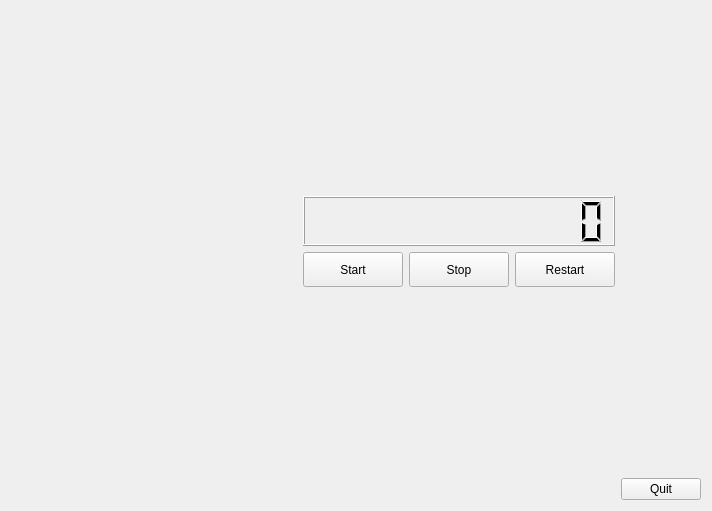
<?xml version="1.0" encoding="UTF-8"?>
<ui version="4.0">
 <class>MyForm</class>
 <widget class="QWidget" name="MyForm">
  <property name="geometry">
   <rect>
    <x>0</x>
    <y>0</y>
    <width>712</width>
    <height>511</height>
   </rect>
  </property>
  <property name="cursor">
   <cursorShape>ArrowCursor</cursorShape>
  </property>
  <property name="windowTitle">
   <string>Cronòmetre</string>
  </property>
  <property name="accessibleName">
   <string/>
  </property>
  <property name="styleSheet">
   <string notr="true"/>
  </property>
  <layout class="QVBoxLayout" name="verticalLayout_3">
   <item>
    <layout class="QVBoxLayout" name="verticalLayout_2">
     <item>
      <spacer name="verticalSpacer">
       <property name="orientation">
        <enum>Qt::Vertical</enum>
       </property>
       <property name="sizeHint" stdset="0">
        <size>
         <width>20</width>
         <height>40</height>
        </size>
       </property>
      </spacer>
     </item>
     <item>
      <layout class="QHBoxLayout" name="horizontalLayout_3">
       <item>
        <spacer name="horizontalSpacer_2">
         <property name="orientation">
          <enum>Qt::Horizontal</enum>
         </property>
         <property name="sizeHint" stdset="0">
          <size>
           <width>28</width>
           <height>20</height>
          </size>
         </property>
        </spacer>
       </item>
       <item>
        <layout class="QHBoxLayout" name="horizontalLayout_2">
         <item>
          <widget class="QLabel" name="label">
           <property name="minimumSize">
            <size>
             <width>160</width>
             <height>50</height>
            </size>
           </property>
           <property name="font">
            <font>
             <pointsize>20</pointsize>
            </font>
           </property>
           <property name="text">
            <string/>
           </property>
          </widget>
         </item>
         <item>
          <spacer name="horizontalSpacer">
           <property name="orientation">
            <enum>Qt::Horizontal</enum>
           </property>
           <property name="sizeHint" stdset="0">
            <size>
             <width>40</width>
             <height>20</height>
            </size>
           </property>
          </spacer>
         </item>
         <item>
          <layout class="QVBoxLayout" name="verticalLayout">
           <item>
            <widget class="MyQLCDNumber" name="lcdNumber">
             <property name="minimumSize">
              <size>
               <width>300</width>
               <height>50</height>
              </size>
             </property>
             <property name="contextMenuPolicy">
              <enum>Qt::DefaultContextMenu</enum>
             </property>
             <property name="smallDecimalPoint">
              <bool>false</bool>
             </property>
             <property name="digitCount">
              <number>12</number>
             </property>
             <property name="mode">
              <enum>QLCDNumber::Hex</enum>
             </property>
             <property name="segmentStyle">
              <enum>QLCDNumber::Filled</enum>
             </property>
             <property name="value" stdset="0">
              <double>0.000000000000000</double>
             </property>
             <property name="intValue" stdset="0">
              <number>0</number>
             </property>
            </widget>
           </item>
           <item>
            <layout class="QHBoxLayout" name="horizontalLayout">
             <item>
              <widget class="QPushButton" name="pushButton">
               <property name="minimumSize">
                <size>
                 <width>100</width>
                 <height>35</height>
                </size>
               </property>
               <property name="text">
                <string>Start</string>
               </property>
              </widget>
             </item>
             <item>
              <widget class="QPushButton" name="pushButton_2">
               <property name="minimumSize">
                <size>
                 <width>100</width>
                 <height>35</height>
                </size>
               </property>
               <property name="text">
                <string>Stop</string>
               </property>
              </widget>
             </item>
             <item>
              <widget class="QPushButton" name="pushButton_3">
               <property name="minimumSize">
                <size>
                 <width>100</width>
                 <height>35</height>
                </size>
               </property>
               <property name="text">
                <string>Restart</string>
               </property>
              </widget>
             </item>
            </layout>
           </item>
          </layout>
         </item>
        </layout>
       </item>
       <item>
        <spacer name="horizontalSpacer_3">
         <property name="orientation">
          <enum>Qt::Horizontal</enum>
         </property>
         <property name="sizeHint" stdset="0">
          <size>
           <width>40</width>
           <height>20</height>
          </size>
         </property>
        </spacer>
       </item>
      </layout>
     </item>
     <item>
      <spacer name="verticalSpacer_2">
       <property name="orientation">
        <enum>Qt::Vertical</enum>
       </property>
       <property name="sizeHint" stdset="0">
        <size>
         <width>20</width>
         <height>40</height>
        </size>
       </property>
      </spacer>
     </item>
    </layout>
   </item>
   <item>
    <layout class="QHBoxLayout" name="horizontalLayout_4">
     <item>
      <spacer name="horizontalSpacer_4">
       <property name="orientation">
        <enum>Qt::Horizontal</enum>
       </property>
       <property name="sizeHint" stdset="0">
        <size>
         <width>40</width>
         <height>20</height>
        </size>
       </property>
      </spacer>
     </item>
     <item>
      <widget class="QPushButton" name="pushButton_4">
       <property name="minimumSize">
        <size>
         <width>75</width>
         <height>0</height>
        </size>
       </property>
       <property name="text">
        <string>Quit</string>
       </property>
      </widget>
     </item>
    </layout>
   </item>
  </layout>
 </widget>
 <customwidgets>
  <customwidget>
   <class>MyQLCDNumber</class>
   <extends>QLCDNumber</extends>
   <header location="global">MyQLCDNumber.h</header>
   <slots>
    <signal>enviarTexto(QString)</signal>
    <slot>Start_Cont()</slot>
    <slot>Stop_Cont()</slot>
    <slot>Restart_Cont()</slot>
   </slots>
  </customwidget>
 </customwidgets>
 <resources/>
 <connections>
  <connection>
   <sender>pushButton</sender>
   <signal>clicked()</signal>
   <receiver>lcdNumber</receiver>
   <slot>Start_Cont()</slot>
   <hints>
    <hint type="sourcelabel">
     <x>405</x>
     <y>284</y>
    </hint>
    <hint type="destinationlabel">
     <x>593</x>
     <y>242</y>
    </hint>
   </hints>
  </connection>
  <connection>
   <sender>pushButton_4</sender>
   <signal>clicked()</signal>
   <receiver>MyForm</receiver>
   <slot>close()</slot>
   <hints>
    <hint type="sourcelabel">
     <x>701</x>
     <y>500</y>
    </hint>
    <hint type="destinationlabel">
     <x>569</x>
     <y>322</y>
    </hint>
   </hints>
  </connection>
  <connection>
   <sender>pushButton_2</sender>
   <signal>clicked()</signal>
   <receiver>lcdNumber</receiver>
   <slot>Stop_Cont()</slot>
   <hints>
    <hint type="sourcelabel">
     <x>511</x>
     <y>284</y>
    </hint>
    <hint type="destinationlabel">
     <x>618</x>
     <y>242</y>
    </hint>
   </hints>
  </connection>
  <connection>
   <sender>pushButton_3</sender>
   <signal>clicked()</signal>
   <receiver>lcdNumber</receiver>
   <slot>Restart_Cont()</slot>
   <hints>
    <hint type="sourcelabel">
     <x>617</x>
     <y>284</y>
    </hint>
    <hint type="destinationlabel">
     <x>618</x>
     <y>242</y>
    </hint>
   </hints>
  </connection>
  <connection>
   <sender>lcdNumber</sender>
   <signal>enviarTexto(QString)</signal>
   <receiver>label</receiver>
   <slot>setText(QString)</slot>
   <hints>
    <hint type="sourcelabel">
     <x>540</x>
     <y>242</y>
    </hint>
    <hint type="destinationlabel">
     <x>194</x>
     <y>286</y>
    </hint>
   </hints>
  </connection>
 </connections>
</ui>
